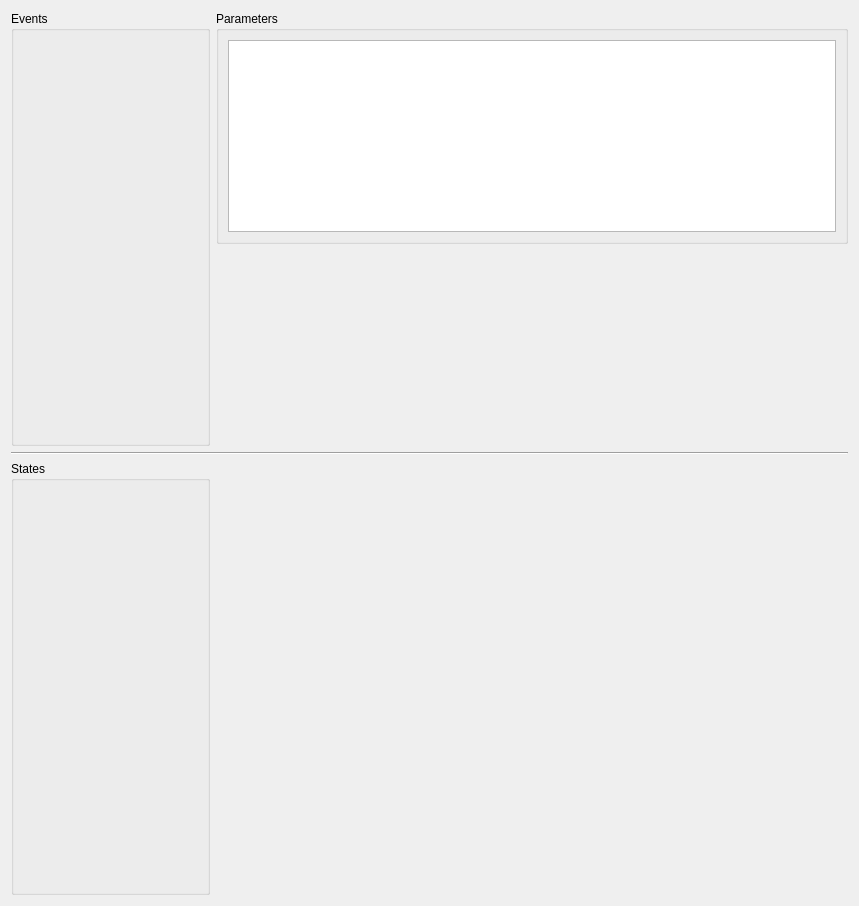
       <widget class="QWidget" name="tab_6">
        <attribute name="title">
         <string>Events / States</string>
        </attribute>
        <layout class="QGridLayout" name="gridLayout_24">
         <item row="0" column="0">
          <layout class="QVBoxLayout" name="verticalLayout_19" stretch="1,0,1">
           <item>
            <layout class="QHBoxLayout" name="horizontalLayout_7" stretch="0,1">
             <item>
              <widget class="QGroupBox" name="groupBox_12">
               <property name="minimumSize">
                <size>
                 <width>0</width>
                 <height>0</height>
                </size>
               </property>
               <property name="maximumSize">
                <size>
                 <width>16777215</width>
                 <height>16777215</height>
                </size>
               </property>
               <property name="title">
                <string>Events</string>
               </property>
               <layout class="QGridLayout" name="gridLayout_18">
                <item row="0" column="0">
                 <widget class="PanelSuperList" name="panelSuperListEvents" native="true">
                  <property name="minimumSize">
                   <size>
                    <width>175</width>
                    <height>0</height>
                   </size>
                  </property>
                  <property name="maximumSize">
                   <size>
                    <width>175</width>
                    <height>16777215</height>
                   </size>
                  </property>
                 </widget>
                </item>
               </layout>
              </widget>
             </item>
             <item>
              <layout class="QVBoxLayout" name="verticalLayout_18" stretch="0,1">
               <item>
                <widget class="QGroupBox" name="groupBox_13">
                 <property name="title">
                  <string>Parameters</string>
                 </property>
                 <layout class="QGridLayout" name="gridLayout_19">
                  <item row="0" column="0">
                   <widget class="WidgetSuperTree" name="treeViewEventsParameters"/>
                  </item>
                 </layout>
                </widget>
               </item>
               <item>
                <spacer name="verticalSpacer_5">
                 <property name="orientation">
                  <enum>Qt::Vertical</enum>
                 </property>
                 <property name="sizeHint" stdset="0">
                  <size>
                   <width>598</width>
                   <height>368</height>
                  </size>
                 </property>
                </spacer>
               </item>
              </layout>
             </item>
            </layout>
           </item>
           <item>
            <widget class="Line" name="line">
             <property name="orientation">
              <enum>Qt::Horizontal</enum>
             </property>
            </widget>
           </item>
           <item>
            <layout class="QHBoxLayout" name="horizontalLayout_5" stretch="0,1">
             <item>
              <widget class="QGroupBox" name="groupBox_15">
               <property name="minimumSize">
                <size>
                 <width>0</width>
                 <height>0</height>
                </size>
               </property>
               <property name="maximumSize">
                <size>
                 <width>16777215</width>
                 <height>16777215</height>
                </size>
               </property>
               <property name="title">
                <string>States</string>
               </property>
               <layout class="QGridLayout" name="gridLayout_20">
                <item row="0" column="0">
                 <widget class="PanelSuperList" name="panelSuperListStates" native="true">
                  <property name="minimumSize">
                   <size>
                    <width>175</width>
                    <height>0</height>
                   </size>
                  </property>
                  <property name="maximumSize">
                   <size>
                    <width>175</width>
                    <height>16777215</height>
                   </size>
                  </property>
                 </widget>
                </item>
               </layout>
              </widget>
             </item>
             <item>
              <spacer name="horizontalSpacer">
               <property name="orientation">
                <enum>Qt::Horizontal</enum>
               </property>
               <property name="sizeHint" stdset="0">
                <size>
                 <width>638</width>
                 <height>268</height>
                </size>
               </property>
              </spacer>
             </item>
            </layout>
           </item>
          </layout>
         </item>
        </layout>
       </widget>
